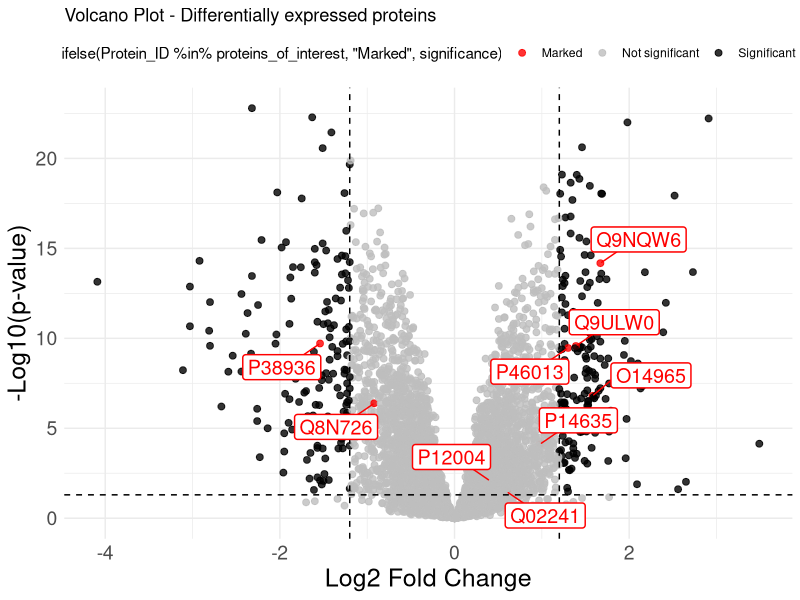

This chart was generated by the following R code:
# Load the necessary libraries
library(ggplot2)
library(dplyr)
library(ggrepel)

# Upload data
report.pg_matrix <- read.csv("DE_results.csv", sep = ";", header = TRUE, dec = ".", check.names = FALSE)
experiment_annotation <- read.csv("Experiment_annotation_R_EVvsshTRPV1.csv", sep = ";", header = TRUE, dec = ".", check.names = FALSE)

# Filtering and processing relevant data
data_volcano <- report.pg_matrix %>%
  select(Protein_ID, log2_FC, p_val) %>%
  filter(!is.na(log2_FC) & !is.na(p_val)) %>% # Remove NA
  mutate(
    log_p_value = -log10(p_val),
    significance = case_when(
      p_val < 0.05 & abs(log2_FC) >= 1.2 ~ "Significant",
      TRUE ~ "Not significant")
  )

# Featured proteins
proteins_of_interest <- c("P46013", "P12004", "P14635", "P38936", "Q8N726", "O14965", "Q9ULW0", "Q02241", "Q9NQW6")

# Create Volcano Plot
png("VolcanoPlot.png", width = 3000, height = 2000, res = 300)  # Export with good resolution
ggplot(data_volcano, aes(x = log2_FC, y = log_p_value)) +
  
  # Dots coloured according to condition
  geom_point(aes(color = ifelse(Protein_ID %in% proteins_of_interest, "Marked", significance)), size = 2, alpha = 0.8) +
  
  # Define custom colours
  scale_color_manual(values = c("Significant" = "black", "Not significant" = "grey", "Marked" = "red")) +
  
  # Cutting lines
  geom_vline(xintercept = c(-1.2, 1.2), linetype = "dashed", color = "black") +  
  geom_hline(yintercept = -log10(0.05), linetype = "dashed", color = "black") +  
  
  # Featured protein labels
  geom_label_repel(data = subset(data_volcano, Protein_ID %in% proteins_of_interest), 
                   aes(label = Protein_ID), 
                   size = 5, fill = "white", color = "red", label.size = 0.5, 
                   box.padding = 0.5, max.overlaps = 10) +  
  
  # Customisation of the chart
  labs(title = "Volcano Plot - Differentially expressed proteins",
       x = "Log2 Fold Change", y = "-Log10(p-value)") +
  
  theme_minimal() +   # theme_minimal is applied correctly
  theme(
    legend.position = "top",
    axis.title.x = element_text(size = 18),  # X-axis title size
    axis.title.y = element_text(size = 18),  # Y-axis title size
    axis.text.x = element_text(size = 14),   # X-axis label size
    axis.text.y = element_text(size = 14)    # Y-axis label size
  )

dev.off()
